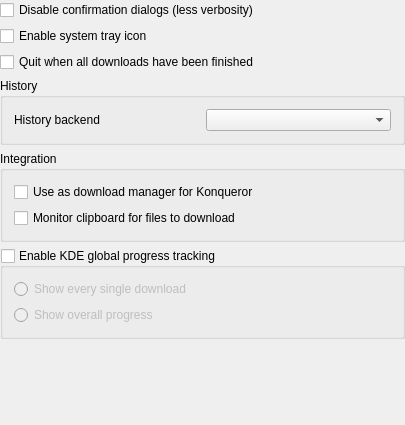
<ui version="4.0" >
 <class>DlgAdvanced</class>
 <widget class="QWidget" name="DlgAdvanced" >
  <property name="geometry" >
   <rect>
    <x>0</x>
    <y>0</y>
    <width>405</width>
    <height>425</height>
   </rect>
  </property>
  <layout class="QVBoxLayout" >
   <property name="margin" >
    <number>0</number>
   </property>
   <item>
    <widget class="QCheckBox" name="kcfg_ExpertMode" >
     <property name="text" >
      <string>Disable confirmation dialogs (less verbosity)</string>
     </property>
    </widget>
   </item>
   <item>
    <widget class="QCheckBox" name="kcfg_EnableSystemTray" >
     <property name="text" >
      <string>Enable system tray icon</string>
     </property>
    </widget>
   </item>
   <item>
    <widget class="QCheckBox" name="kcfg_QuitAfterCompletedTransfer" >
     <property name="text" >
      <string>Quit when all downloads have been finished</string>
     </property>
    </widget>
   </item>
   <item>
    <widget class="QGroupBox" name="groupBox" >
     <property name="title" >
      <string>History</string>
     </property>
     <layout class="QHBoxLayout" name="horizontalLayout_3" >
      <item>
       <widget class="QLabel" name="label" >
        <property name="text" >
         <string>History backend</string>
        </property>
       </widget>
      </item>
      <item>
       <layout class="QHBoxLayout" name="horizontalLayout_2" >
        <item>
         <widget class="QComboBox" name="kcfg_HistoryBackend" />
        </item>
       </layout>
      </item>
     </layout>
    </widget>
   </item>
   <item>
    <widget class="QGroupBox" name="groupBox4" >
     <property name="title" >
      <string>Integration</string>
     </property>
     <layout class="QVBoxLayout" >
      <item>
       <widget class="QCheckBox" name="kcfg_KonquerorIntegration" >
        <property name="text" >
         <string>Use as download manager for Konqueror</string>
        </property>
       </widget>
      </item>
      <item>
       <widget class="QCheckBox" name="kcfg_AutoPaste" >
        <property name="text" >
         <string>Monitor clipboard for files to download</string>
        </property>
       </widget>
      </item>
     </layout>
    </widget>
   </item>
   <item>
    <widget class="QGroupBox" name="kcfg_EnableKUIServerIntegration" >
     <property name="minimumSize" >
      <size>
       <width>0</width>
       <height>41</height>
      </size>
     </property>
     <property name="title" >
      <string>Enable KDE global progress tracking</string>
     </property>
     <property name="checkable" >
      <bool>true</bool>
     </property>
     <property name="checked" >
      <bool>false</bool>
     </property>
     <layout class="QVBoxLayout" >
      <item>
       <widget class="QRadioButton" name="kcfg_ExportSingleTransfer" >
        <property name="text" >
         <string>Show every single download </string>
        </property>
       </widget>
      </item>
      <item>
       <widget class="QRadioButton" name="kcfg_ExportGlobalJob" >
        <property name="text" >
         <string>Show overall progress</string>
        </property>
       </widget>
      </item>
     </layout>
    </widget>
   </item>
   <item>
    <spacer>
     <property name="orientation" >
      <enum>Qt::Vertical</enum>
     </property>
     <property name="sizeType" >
      <enum>QSizePolicy::Expanding</enum>
     </property>
     <property name="sizeHint" stdset="0" >
      <size>
       <width>200</width>
       <height>20</height>
      </size>
     </property>
    </spacer>
   </item>
  </layout>
 </widget>
 <layoutdefault spacing="6" margin="11" />
 <layoutfunction spacing="KDialog::spacingHint" margin="KDialog::marginHint" />
 <pixmapfunction>qPixmapFromMimeSource</pixmapfunction>
 <resources/>
 <connections/>
</ui>
